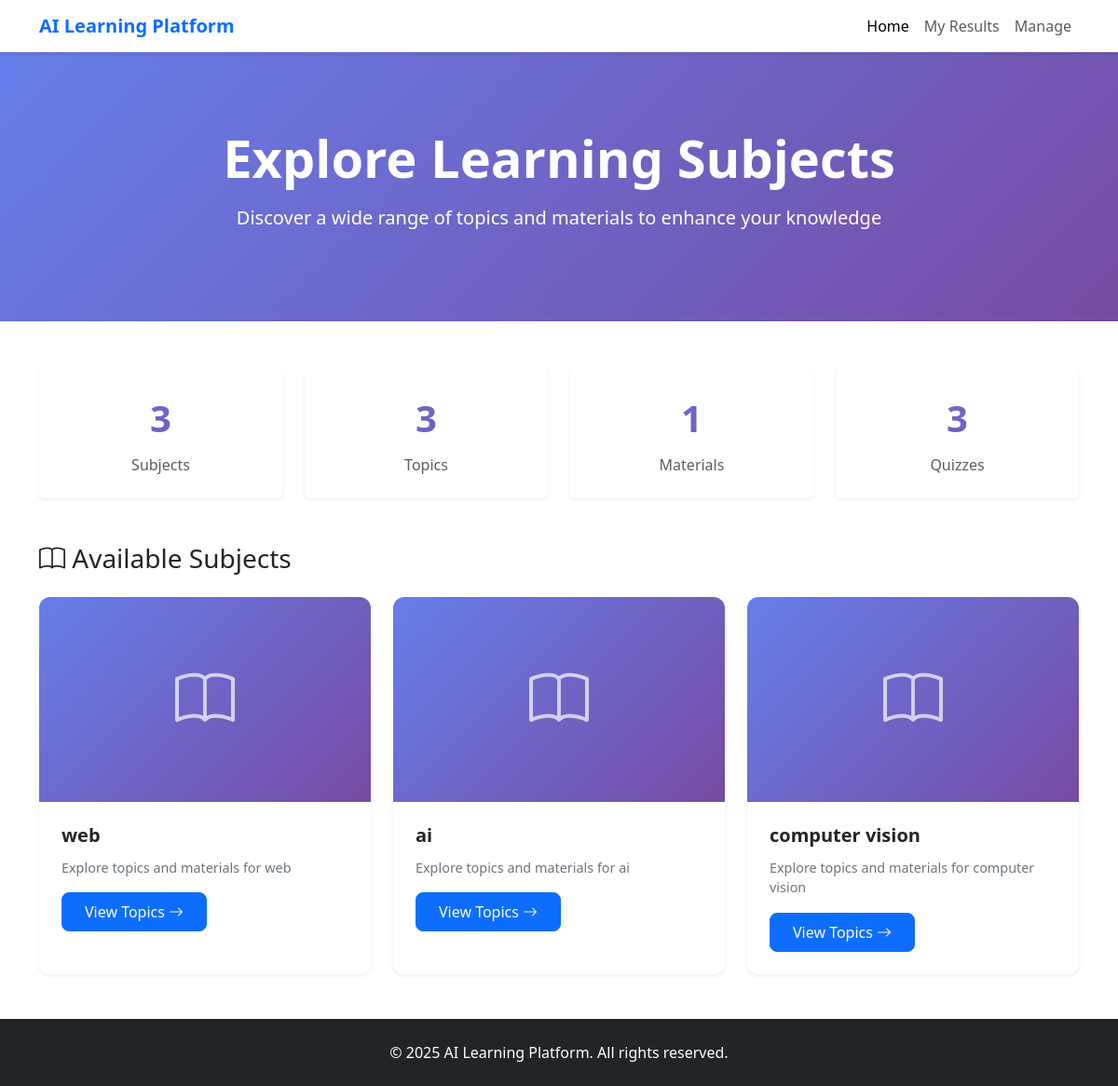
Before: / with the older database file.
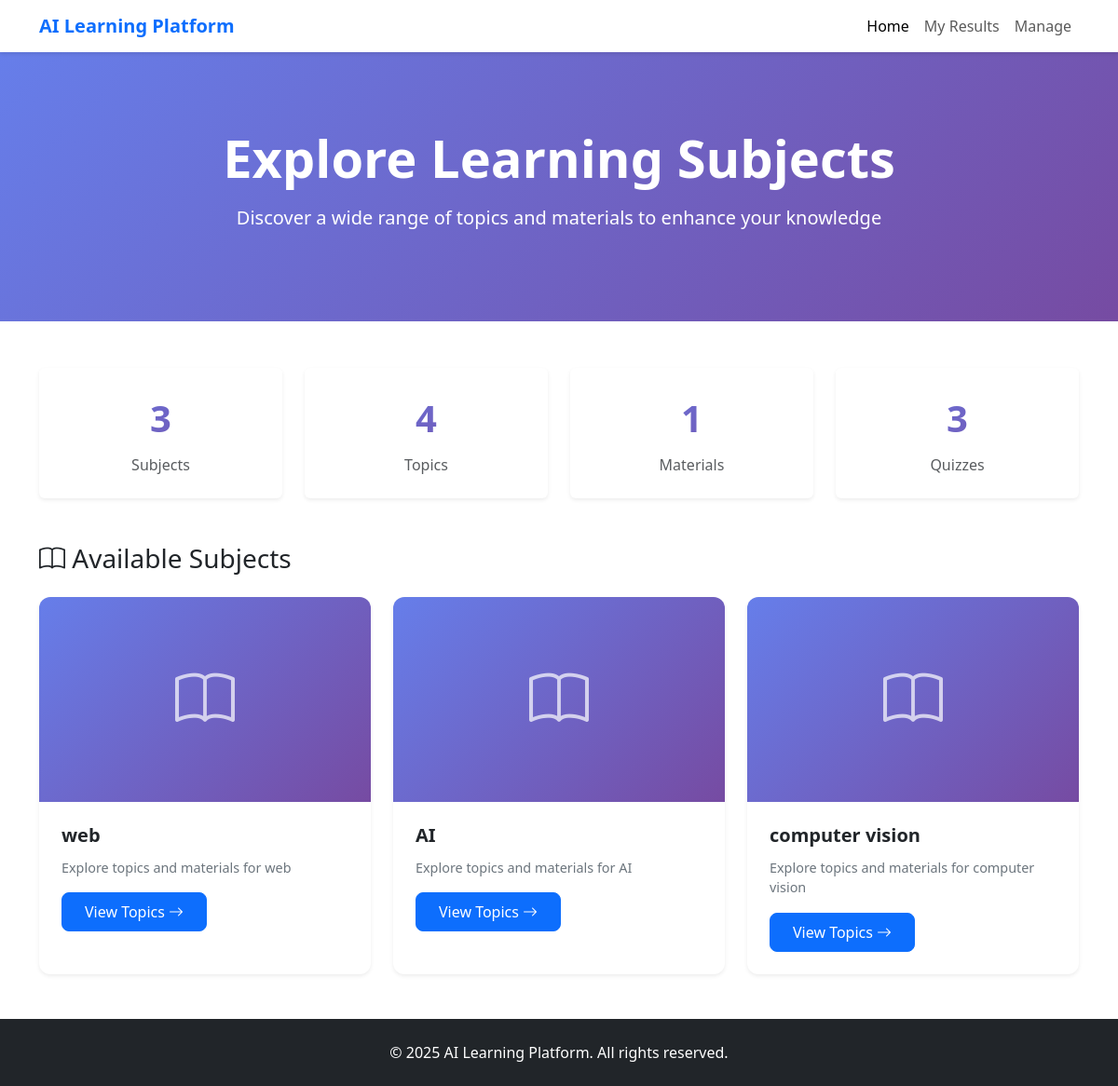
After: the same page with the newer database file.
### ai/models.py (models this page shows, shortened)
class Subject(models.Model):
    name = models.CharField(max_length=100)
    image = models.ImageField(upload_to='subjects/', blank=True)
    description = models.TextField(blank=True)
    visible = models.BooleanField(default=True)

### ai/views.py (the view)
# urls.py: path('', views.subject_list, name='subject_list'),
def subject_list(request):
    subjects = Subject.objects.filter(visible=True)
    stats = {
        'total_subjects': subjects.count(),
        'total_topics': Topic.objects.filter(visible=True).count(),
        'total_materials': Material.objects.filter(visible=True).count(),
        'total_quizzes': Quiz.objects.filter(visible=True).count(),
    }
    return render(request, 'subjects.html', {'subjects': subjects, 'stats': stats})

### ai/templates/subjects.html (shortened to what the changed rows need)
<!DOCTYPE html>
<html lang="en">
<head>
    <link href="https://cdn.jsdelivr.net/npm/bootstrap@5.3.0/dist/css/bootstrap.min.css" rel="stylesheet">
    <link rel="stylesheet" href="https://cdn.jsdelivr.net/npm/bootstrap-icons@1.11.0/font/bootstrap-icons.css">
</head>
<body>
    <header class="hero-section">
        <div class="container text-center">
            <h1 class="display-4 fw-bold mb-3">Explore Learning Subjects</h1>
        </div>
    </header>
    <main class="container">
        {% if subjects %}
            <div class="row g-4 mb-5">
                <div class="col-md-3 col-sm-6">
                    <div class="card border-0 shadow-sm text-center p-4">
                        <div style="font-size: 2.5rem; background: linear-gradient(135deg, #667eea 0%, #764ba2 100%); -webkit-background-clip: text; -webkit-text-fill-color: transparent; font-weight: 700;">
                            {{ stats.total_subjects }}
                        </div>
                        <div class="text-muted mt-2">Subjects</div>
                    </div>
                </div>
                <div class="col-md-3 col-sm-6">
                    <div class="card border-0 shadow-sm text-center p-4">
                        <div style="font-size: 2.5rem; background: linear-gradient(135deg, #667eea 0%, #764ba2 100%); -webkit-background-clip: text; -webkit-text-fill-color: transparent; font-weight: 700;">
                            {{ stats.total_topics }}
                        </div>
                        <div class="text-muted mt-2">Topics</div>
                    </div>
                </div>
                <div class="col-md-3 col-sm-6">
                    <div class="card border-0 shadow-sm text-center p-4">
                        <div style="font-size: 2.5rem; background: linear-gradient(135deg, #667eea 0%, #764ba2 100%); -webkit-background-clip: text; -webkit-text-fill-color: transparent; font-weight: 700;">
                            {{ stats.total_materials }}
                        </div>
                        <div class="text-muted mt-2">Materials</div>
                    </div>
                </div>
                <div class="col-md-3 col-sm-6">
                    <div class="card border-0 shadow-sm text-center p-4">
                        <div style="font-size: 2.5rem; background: linear-gradient(135deg, #667eea 0%, #764ba2 100%); -webkit-background-clip: text; -webkit-text-fill-color: transparent; font-weight: 700;">
                            {{ stats.total_quizzes }}
                        </div>
                        <div class="text-muted mt-2">Quizzes</div>
                    </div>
                </div>
            </div>
            <h3 class="mb-4"><i class="bi bi-book"></i> Available Subjects</h3>
            <div class="row g-4 mb-5">
                {% for subject in subjects %}
                    <div class="col-lg-4 col-md-6">
                        <div class="card subject-card shadow-sm">
                            {% if subject.image %}
                                <img src="{{ subject.image.url }}" class="card-img-top" alt="{{ subject.name }}">
                            {% else %}
                                <div style="height: 220px; background: linear-gradient(135deg, #667eea 0%, #764ba2 100%); display: flex; align-items: center; justify-content: center;">
                                    <i class="bi bi-book" style="font-size: 4rem; color: white; opacity: 0.7;"></i>
                                </div>
                            {% endif %}
                            <div class="card-body">
                                <h5 class="card-title">{{ subject.name }}</h5>
                                {% if subject.description %}
                                    <p class="card-text">{{ subject.description|truncatewords:20 }}</p>
                                {% else %}
                                    <p class="card-text">Explore topics and materials for {{ subject.name }}</p>
                                {% endif %}
                                <a href="{% url 'topic_list' subject.id %}" class="btn btn-primary">
                                    View Topics <i class="bi bi-arrow-right"></i>
                                </a>
                            </div>
                        </div>
                    </div>
                {% endfor %}
            </div>
        {% else %}
            <div class="empty-state">
                <i class="bi bi-inbox"></i>
                <h3>No Subjects Available</h3>
                <p>Check back later or contact an administrator to add subjects.</p>
            </div>
        {% endif %}
    </main>
    <link rel="stylesheet" href="https://cdn.jsdelivr.net/npm/bootstrap-icons@1.11.0/font/bootstrap-icons.css">
</body>
</html>

Changed rows visible on the page:
changed Subject (number 2 of 3 on the later page): name "ai" → "AI"
Other visible differences:
{{ stats.total_topics }}: "3" → "4"
